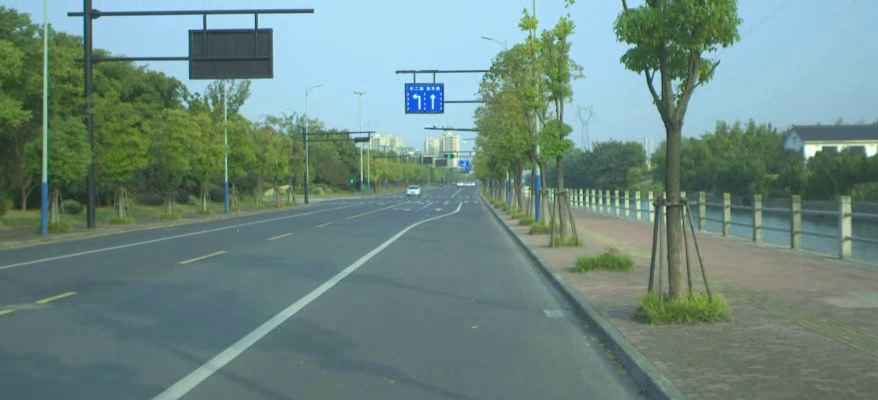
#> input picture frame 4 of Left_video.mp4, 878 x 400 px
$ python testvideo_2.py   (older library calls are emulated)
#> lines starting #> are read from the running program, lines starting #| are printed output that depends on the picture; after the words box and inside, x2 and y2 are one past the last pixel; in counts of white or black regions, pixels touching at a corner belong together; pictures that were not available may be replaced by others from this repository, and a replacement may not be noted
import cv2
import numpy as np
import os

# Відеофайл або вебкамера (0 - основна камера)
left_video_path = "left_video.mp4"
right_video_path = "right_video.mp4"

# Відкриваємо відео
left_cap = cv2.VideoCapture(left_video_path)
right_cap = cv2.VideoCapture(right_video_path)

# Перевірка, чи відкрито відеофайли
if not left_cap.isOpened() or not right_cap.isOpened():
    print("[ПОМИЛКА] Не вдалося відкрити відеофайли.")
    exit()

# Налаштування для обчислення диспаратності
min_disp = 0
num_disp = 64  # Має бути кратним 16
block_size = 5

# Створення об’єкта StereoSGBM
stereo = cv2.StereoSGBM_create(
    minDisparity=min_disp,
    numDisparities=num_disp,
    blockSize=block_size,
    P1=8 * block_size ** 2,
    P2=32 * block_size ** 2,
    disp12MaxDiff=5,
    uniquenessRatio=5,
    speckleWindowSize=5,
    speckleRange=32
)

while left_cap.isOpened() and right_cap.isOpened():
    ret_left, left_frame = left_cap.read()
#> left_frame is the input picture: shape (400, 878, 3); mean B, G, R 129.3, 136.4, 109.4
    ret_right, right_frame = right_cap.read()

    if not ret_left or not ret_right:
        print("[ІНФО] Кінець відео.")
        break

    # Зміна розміру для покращення продуктивності
    left_frame = cv2.resize(left_frame, (640, 480))
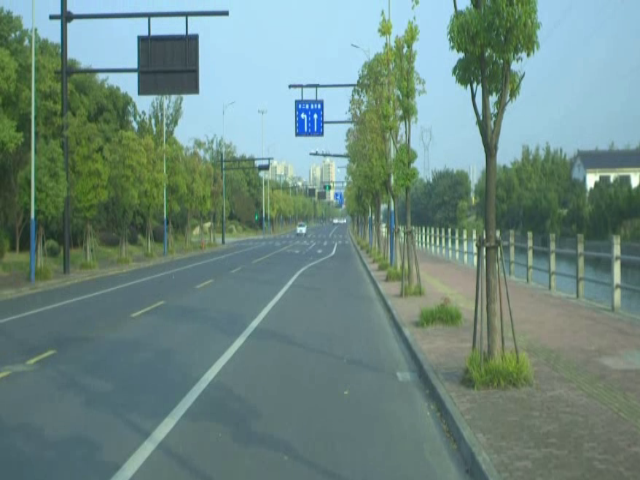
#> left_frame: shape (480, 640, 3); mean B, G, R 129.2, 136.3, 109.4
    right_frame = cv2.resize(right_frame, (640, 480))

    # Перетворення в сірий формат для обчислення карти глибин
    left_gray = cv2.cvtColor(left_frame, cv2.COLOR_BGR2GRAY)
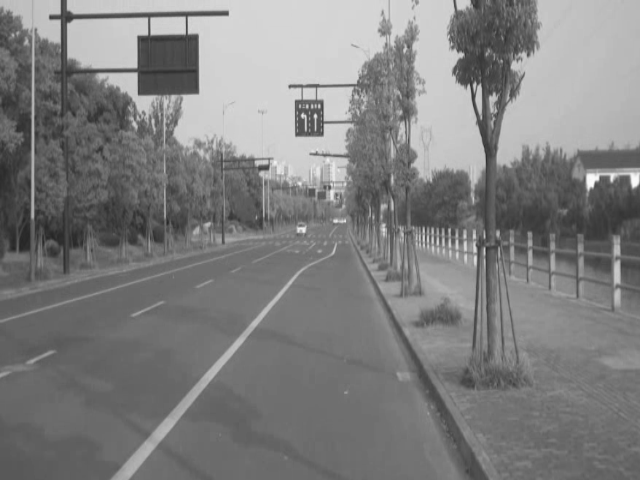
#> left_gray: shape (480, 640); min 37, max 250, mean 127.4
    right_gray = cv2.cvtColor(right_frame, cv2.COLOR_BGR2GRAY)

    # Обчислення карти диспаратності
    disparity_map = stereo.compute(left_gray, right_gray).astype(np.float32) / 16.0
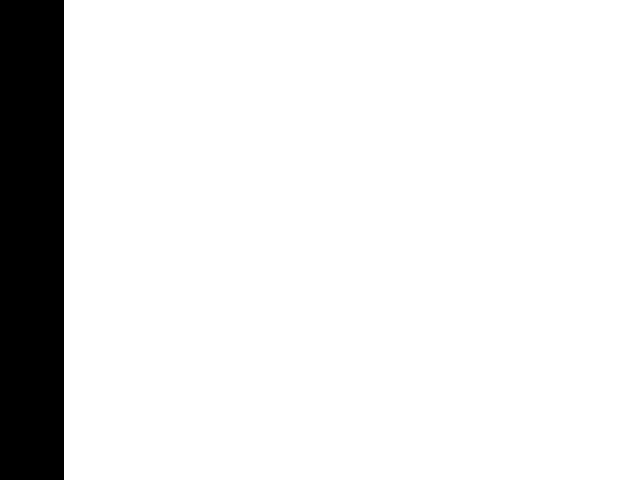
#> disparity_map: shape (480, 640) float32; values -1 (black) and 0 (white), 90% white; 1 black region, box (x1, y1, x2, y2) and area: (0, 0, 64, 480) 30720

    # Нормалізація
    disparity_map_gray = cv2.normalize(disparity_map, None, 0, 255, cv2.NORM_MINMAX, dtype=cv2.CV_8U)

    # Відображення
    cv2.imshow("Ліве зображення", left_frame)
    cv2.imshow("Праве зображення", right_frame)
    cv2.imshow("Карта глибин (ч/б)", disparity_map_gray)

    # Натискання 'q' для виходу
    if cv2.waitKey(1) & 0xFF == ord('q'):
#> (key q is pressed here)
        break

# Закриття відео та вікон
left_cap.release()
right_cap.release()
cv2.destroyAllWindows()

$ run again, starting later in the video
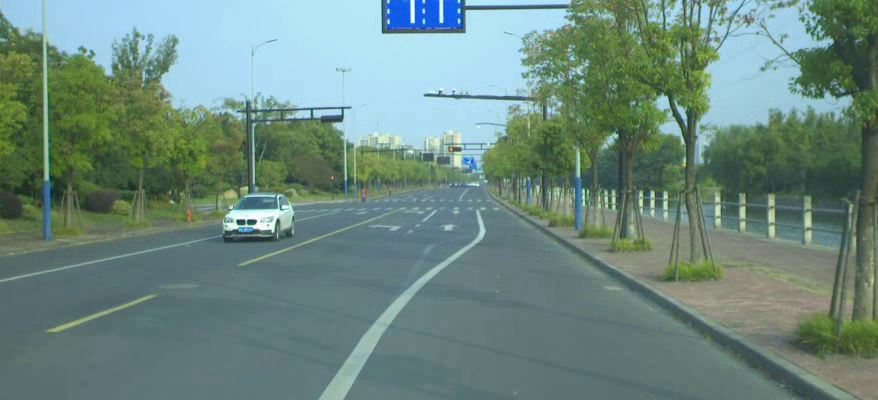
#> input picture frame 20 of Left_video.mp4, 878 x 400 px
#> left_frame is the input picture: shape (400, 878, 3); mean B, G, R 127.4, 136.1, 108.4
#> `left_frame = cv2.resize(left_frame, (640, 480))`:
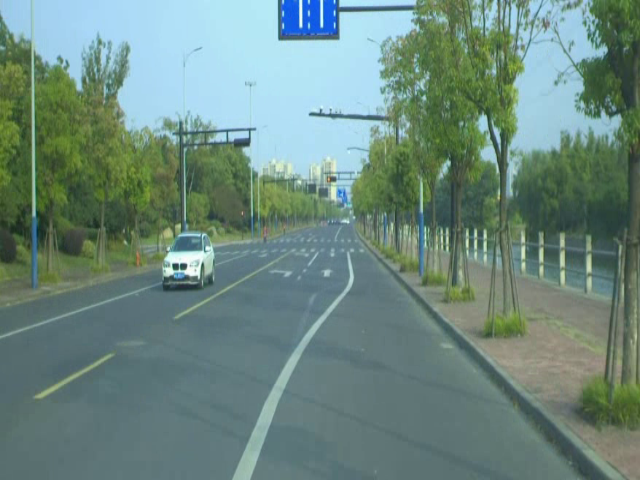
#> left_frame: shape (480, 640, 3); mean B, G, R 127.3, 136, 108.4
#> `left_gray = cv2.cvtColor(left_frame, cv2.COLOR_BGR2GRAY)`:
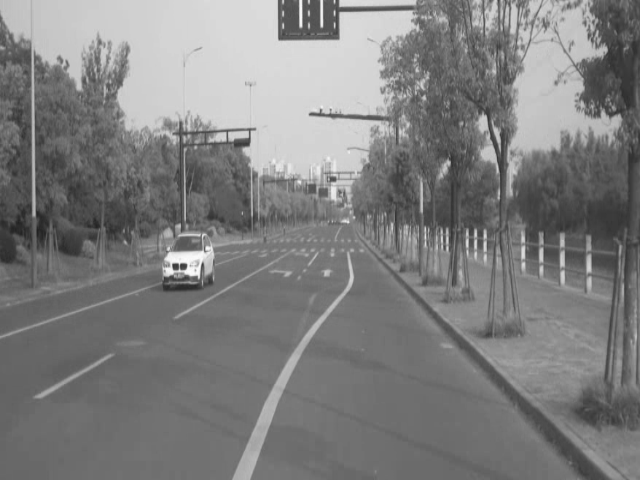
#> left_gray: shape (480, 640); min 33, max 252, mean 126.7
#> disparity_map: shape (480, 640) float32; values -1 (black) and 0 (white), 90% white; 1 black region, box (x1, y1, x2, y2) and area: (0, 0, 64, 480) 30720

$ run again, starting later in the video
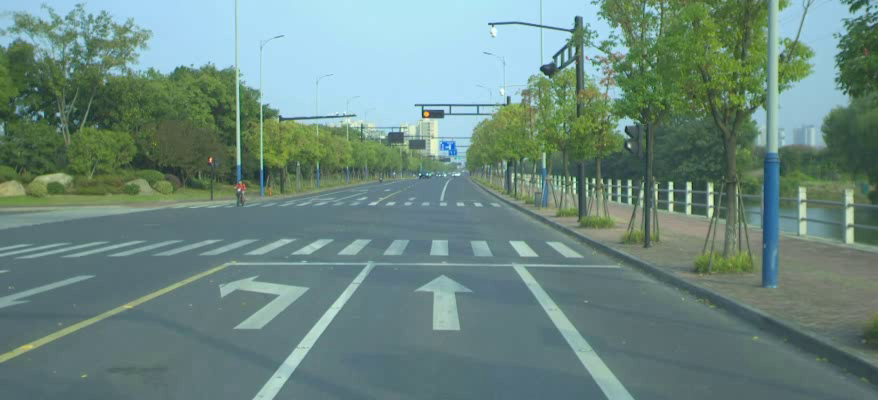
#> input picture frame 36 of Left_video.mp4, 878 x 400 px
#> left_frame is the input picture: shape (400, 878, 3); mean B, G, R 128.4, 136.3, 107.9
#> `left_frame = cv2.resize(left_frame, (640, 480))`:
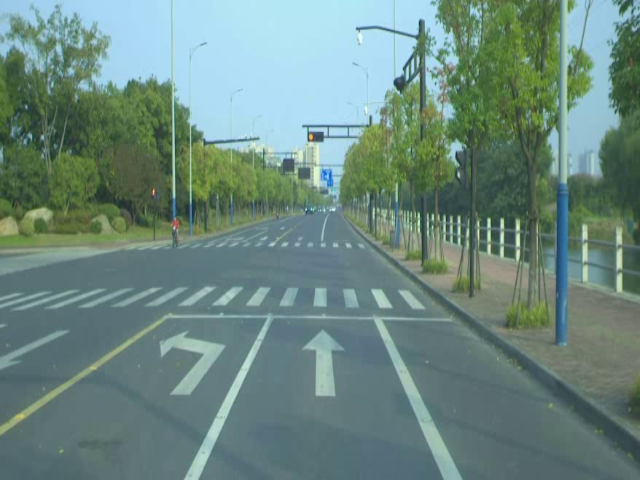
#> left_frame: shape (480, 640, 3); mean B, G, R 128.3, 136.2, 107.8
#> `left_gray = cv2.cvtColor(left_frame, cv2.COLOR_BGR2GRAY)`:
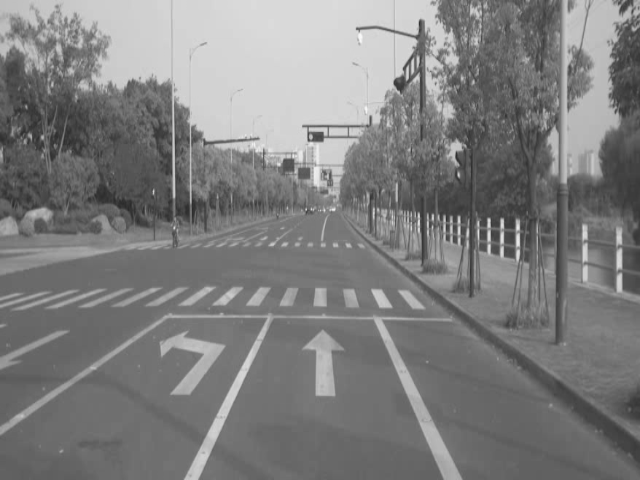
#> left_gray: shape (480, 640); min 43, max 249, mean 126.8
#> disparity_map: shape (480, 640) float32; values -1 (black) and 0 (white), 90% white; 1 black region, box (x1, y1, x2, y2) and area: (0, 0, 64, 480) 30720
